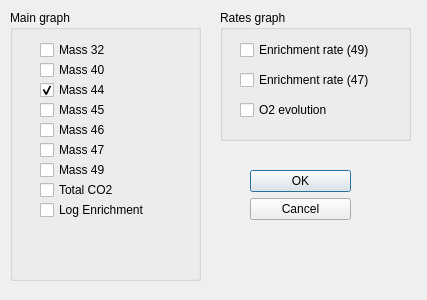
<?xml version="1.0" encoding="UTF-8"?>
<ui version="4.0">
 <class>Dialog</class>
 <widget class="QDialog" name="Dialog">
  <property name="geometry">
   <rect>
    <x>0</x>
    <y>0</y>
    <width>427</width>
    <height>300</height>
   </rect>
  </property>
  <property name="windowTitle">
   <string>Dialog</string>
  </property>
  <widget class="QDialogButtonBox" name="buttonBox">
   <property name="geometry">
    <rect>
     <x>250</x>
     <y>170</y>
     <width>101</width>
     <height>71</height>
    </rect>
   </property>
   <property name="orientation">
    <enum>Qt::Vertical</enum>
   </property>
   <property name="standardButtons">
    <set>QDialogButtonBox::Cancel|QDialogButtonBox::Ok</set>
   </property>
  </widget>
  <widget class="QGroupBox" name="groupBox">
   <property name="geometry">
    <rect>
     <x>10</x>
     <y>10</y>
     <width>191</width>
     <height>271</height>
    </rect>
   </property>
   <property name="title">
    <string>Main graph</string>
   </property>
   <property name="flat">
    <bool>false</bool>
   </property>
   <property name="checkable">
    <bool>false</bool>
   </property>
   <widget class="QCheckBox" name="checkBox_7">
    <property name="geometry">
     <rect>
      <x>30</x>
      <y>150</y>
      <width>81</width>
      <height>20</height>
     </rect>
    </property>
    <property name="text">
     <string>Mass 49</string>
    </property>
   </widget>
   <widget class="QCheckBox" name="checkBox_3">
    <property name="geometry">
     <rect>
      <x>30</x>
      <y>110</y>
      <width>81</width>
      <height>20</height>
     </rect>
    </property>
    <property name="text">
     <string>Mass 46</string>
    </property>
    <attribute name="buttonGroup">
     <string notr="true">buttonGroup</string>
    </attribute>
   </widget>
   <widget class="QCheckBox" name="checkBox_6">
    <property name="geometry">
     <rect>
      <x>30</x>
      <y>130</y>
      <width>81</width>
      <height>20</height>
     </rect>
    </property>
    <property name="text">
     <string>Mass 47</string>
    </property>
   </widget>
   <widget class="QCheckBox" name="checkBox_2">
    <property name="geometry">
     <rect>
      <x>30</x>
      <y>50</y>
      <width>81</width>
      <height>20</height>
     </rect>
    </property>
    <property name="text">
     <string>Mass 40</string>
    </property>
    <property name="checked">
     <bool>false</bool>
    </property>
    <attribute name="buttonGroup">
     <string notr="true">buttonGroup</string>
    </attribute>
   </widget>
   <widget class="QCheckBox" name="checkBox">
    <property name="geometry">
     <rect>
      <x>30</x>
      <y>30</y>
      <width>81</width>
      <height>20</height>
     </rect>
    </property>
    <property name="text">
     <string>Mass 32</string>
    </property>
    <property name="checked">
     <bool>false</bool>
    </property>
    <attribute name="buttonGroup">
     <string notr="true">buttonGroup</string>
    </attribute>
   </widget>
   <widget class="QCheckBox" name="checkBox_4">
    <property name="geometry">
     <rect>
      <x>30</x>
      <y>70</y>
      <width>81</width>
      <height>20</height>
     </rect>
    </property>
    <property name="text">
     <string>Mass 44</string>
    </property>
    <property name="checked">
     <bool>true</bool>
    </property>
    <property name="autoRepeat">
     <bool>false</bool>
    </property>
    <attribute name="buttonGroup">
     <string notr="true">buttonGroup</string>
    </attribute>
   </widget>
   <widget class="QCheckBox" name="checkBox_5">
    <property name="geometry">
     <rect>
      <x>30</x>
      <y>90</y>
      <width>81</width>
      <height>20</height>
     </rect>
    </property>
    <property name="text">
     <string>Mass 45</string>
    </property>
    <property name="checked">
     <bool>false</bool>
    </property>
    <property name="autoRepeat">
     <bool>false</bool>
    </property>
    <attribute name="buttonGroup">
     <string notr="true">buttonGroup</string>
    </attribute>
   </widget>
   <widget class="QCheckBox" name="checkBox_11">
    <property name="geometry">
     <rect>
      <x>30</x>
      <y>170</y>
      <width>81</width>
      <height>20</height>
     </rect>
    </property>
    <property name="text">
     <string>Total CO2</string>
    </property>
   </widget>
   <widget class="QCheckBox" name="checkBox_12">
    <property name="geometry">
     <rect>
      <x>30</x>
      <y>190</y>
      <width>121</width>
      <height>20</height>
     </rect>
    </property>
    <property name="text">
     <string>Log Enrichment</string>
    </property>
   </widget>
   <zorder>checkBox_5</zorder>
   <zorder>checkBox_3</zorder>
   <zorder>checkBox_2</zorder>
   <zorder>checkBox</zorder>
   <zorder>checkBox_4</zorder>
   <zorder>checkBox_7</zorder>
   <zorder>checkBox_3</zorder>
   <zorder>checkBox_6</zorder>
   <zorder>checkBox_2</zorder>
   <zorder>checkBox</zorder>
   <zorder>checkBox_4</zorder>
   <zorder>checkBox_5</zorder>
   <zorder>checkBox_11</zorder>
   <zorder>checkBox_12</zorder>
  </widget>
  <widget class="QGroupBox" name="groupBox_2">
   <property name="geometry">
    <rect>
     <x>220</x>
     <y>10</y>
     <width>191</width>
     <height>131</height>
    </rect>
   </property>
   <property name="title">
    <string>Rates graph</string>
   </property>
   <widget class="QCheckBox" name="checkBox_10">
    <property name="geometry">
     <rect>
      <x>20</x>
      <y>90</y>
      <width>151</width>
      <height>20</height>
     </rect>
    </property>
    <property name="text">
     <string>O2 evolution</string>
    </property>
   </widget>
   <widget class="QCheckBox" name="checkBox_9">
    <property name="geometry">
     <rect>
      <x>20</x>
      <y>60</y>
      <width>151</width>
      <height>20</height>
     </rect>
    </property>
    <property name="text">
     <string>Enrichment rate (47)</string>
    </property>
   </widget>
   <widget class="QCheckBox" name="checkBox_8">
    <property name="geometry">
     <rect>
      <x>20</x>
      <y>30</y>
      <width>151</width>
      <height>20</height>
     </rect>
    </property>
    <property name="text">
     <string>Enrichment rate (49)</string>
    </property>
   </widget>
  </widget>
 </widget>
 <resources/>
 <connections>
  <connection>
   <sender>buttonBox</sender>
   <signal>accepted()</signal>
   <receiver>Dialog</receiver>
   <slot>accept()</slot>
   <hints>
    <hint type="sourcelabel">
     <x>248</x>
     <y>254</y>
    </hint>
    <hint type="destinationlabel">
     <x>157</x>
     <y>274</y>
    </hint>
   </hints>
  </connection>
  <connection>
   <sender>buttonBox</sender>
   <signal>rejected()</signal>
   <receiver>Dialog</receiver>
   <slot>reject()</slot>
   <hints>
    <hint type="sourcelabel">
     <x>316</x>
     <y>260</y>
    </hint>
    <hint type="destinationlabel">
     <x>286</x>
     <y>274</y>
    </hint>
   </hints>
  </connection>
 </connections>
 <buttongroups>
  <buttongroup name="buttonGroup"/>
 </buttongroups>
</ui>
